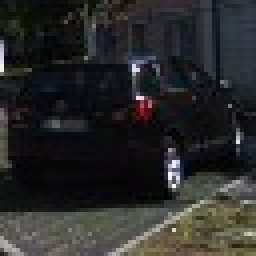
#> input picture vehicles_smallset/cars1/243.jpeg, 64 x 64 px (shown 4 times larger)
$ python hog.py
#> lines starting #> are read from the running program, lines starting #| are printed output that depends on the picture
import sys

import numpy as np
import PIL
import matplotlib.image as mpimg
import matplotlib.pyplot as plt
import cv2

from skimage.feature import hog


class Settings:
	def __init__(self):
		self.color_space = 'RGB' 		# Can be RGB, HSV, LUV, HLS, YUV, YCrCb
		self.spatial_size = (32, 32) 	# Spatial binning dimensions
		self.hist_bins = 32    			# Number of histogram bins
		self.orient = 9  				# HOG orientations
		self.pix_per_cell = 8 			# HOG pixels per cell
		self.cell_per_block = 2 		# HOG cells per block
		self.hog_channel = 0 			# Can be 0, 1, 2, or "ALL"
		self.spatial_feat = True 		# Spatial features on or off
		self.hist_feat = True 			# Histogram features on or off
		self.hog_feat = True 			# HOG features on or off


# Initialize parameters
set = Settings()

image = mpimg.imread('./vehicles_smallset/cars1/243.jpeg')
#> image is the input picture: shape (64, 64, 3); mean R, G, B 41.5, 41.8, 41.5

features, hog_image = hog(image[:,:,0], orientations=set.orient, pixels_per_cell=(set.pix_per_cell, set.pix_per_cell), cells_per_block=(set.cell_per_block, set.cell_per_block), transform_sqrt=True, visualise=True, feature_vector=False)

height = 1
width = 2

fig = plt.figure()
fig.add_subplot(height,width,1)
plt.imshow(image)
plt.title('Original Image')

fig.add_subplot(height,width,2)
plt.title('HOG Image')
plt.imshow(hog_image)

plt.tight_layout()
plt.show()
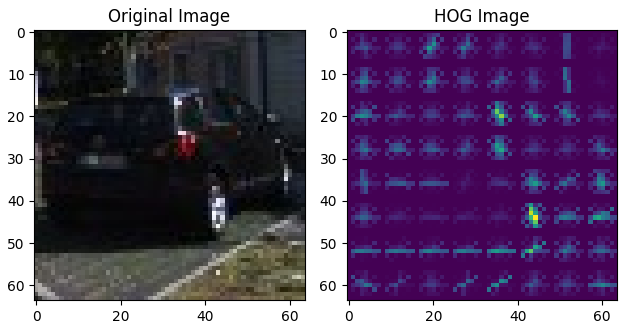
#> figure drawn by matplotlib, 2 panels

fig.savefig('./output/hog_image.png')

sys.exit()
#> (the program exits here)
